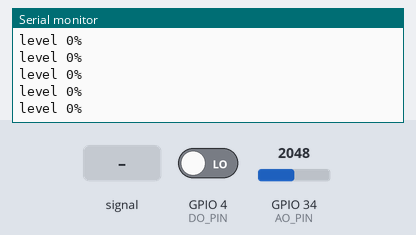
The sketch below on a simulated ESP32. Shown: the last lines printed to the serial monitor. Inputs (shaded band) come from the test bench; at power-on: GPIO 4 (DO_PIN) LOW, GPIO 34 (AO_PIN) = 2048.

Above: at 1.2 s.
1.3 s: GPIO 4 (DO_PIN) driven HIGH
At 1.31 s:
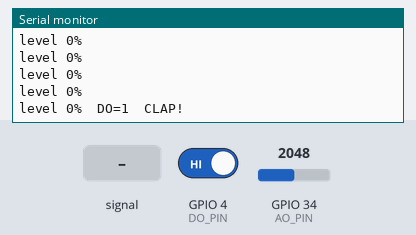
3.2 s: GPIO 34 (AO_PIN) fed a 200 Hz sine of ±327 counts around its level
At 3.31 s:
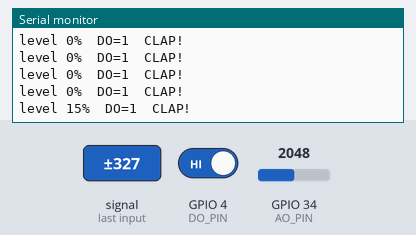
4.7 s: GPIO 34 (AO_PIN) fed a 1000 Hz sine of ±1023 counts around its level
At 4.81 s:
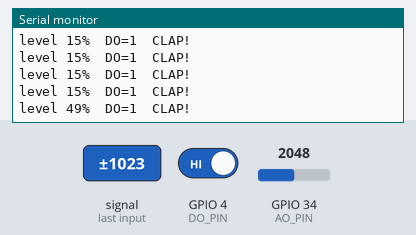
6.2 s: GPIO 4 (DO_PIN) driven LOW
At 6.31 s:
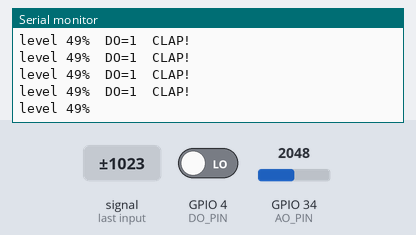
7.7 s: GPIO 34 (AO_PIN) set to 3603
At 7.71 s:
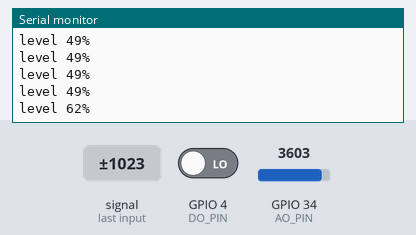
Timing chart, 0 to 10.2 s (numbered marks = the images above; inputs shaded):
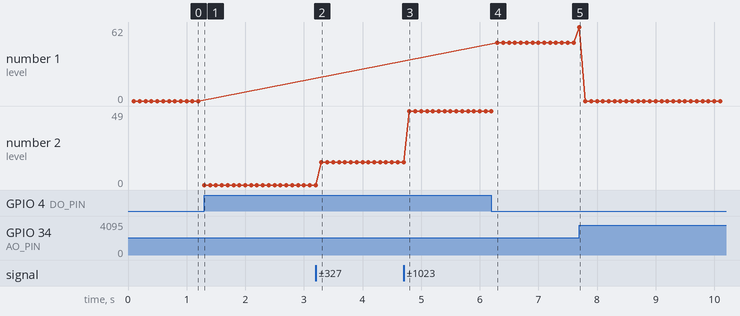

The sketch:

S24_Sound.ino
```cpp
/*
  BuiltByTyler Sensor Kit - S24 SOUND (Electret + MCP6002)
  Board: ESP32-WROOM-32 DevKit V1 (30-pin), Arduino-ESP32 core 3.x, "ESP32 Dev Module"

  Sound level meter + clap detector. AO is real amplified audio around
  VCC/2; we measure how far it swings in 100 ms. DO goes HIGH on a loud
  sound (set the trigger level with the pot).

  Wiring (module pin -> ESP32 pin):
    GND  -> GND
    VCC  -> 3V3
    AO   -> GPIO 34
    DO   -> GPIO 4

  Library: none needed
  Serial Monitor: 115200 baud
*/

#define AO_PIN   34
#define DO_PIN   4

void setup() {
  Serial.begin(115200);
  pinMode(DO_PIN, INPUT);
}

void loop() {
  int lo = 4095, hi = 0;
  bool loud = false;
  unsigned long start = millis();
  while (millis() - start < 100) {        // listen for 100 ms
    int v = analogRead(AO_PIN);
    if (v < lo) lo = v;
    if (v > hi) hi = v;
    if (digitalRead(DO_PIN) == HIGH) loud = true;
  }
  int level = (hi - lo) * 100 / 4095;      // swing as % of full scale
  Serial.printf("level %d%%%s\n", level, loud ? "  DO=1  CLAP!" : "");
}
```

Measured:
- after the input at 1.3 s, the serial monitor: prints a new line at once (image 1)
- after the input at 3.2 s, the serial monitor: prints a new line after 0.10 s (image 2)
- after the input at 4.7 s, the serial monitor: prints a new line after 0.10 s (image 3)
- after the input at 6.2 s, the serial monitor: prints a new line after 0.10 s (image 4)
- after the input at 7.7 s, the serial monitor: prints a new line at once (image 5)
- plotted number 1: 49 → 0 after the input at 7.7 s
- plotted number 2: 0 → 15 after the input at 3.2 s, 15 → 49 after the input at 4.7 s
